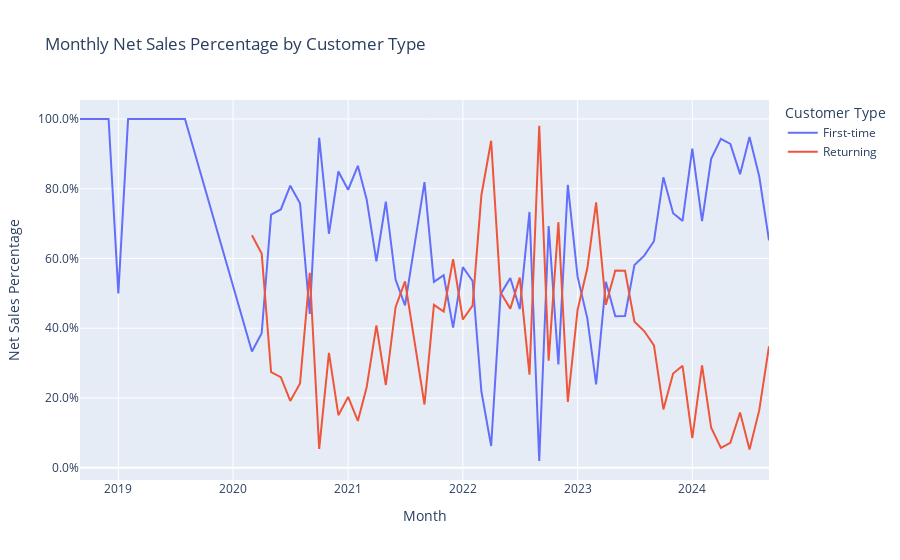

Here is the notebook cell this chart was saved with:
### Code cell
# Convert 'day' column to datetime if it's not already
dfs['day'] = pd.to_datetime(dfs['day'])

# Group the data by customer_type and month, then sum the net sales
monthly_net_sales_by_customer_type = dfs.groupby([dfs['day'].dt.to_period('M'), 'customer_type'])['net_sales'].sum().unstack()

# Calculate the percentage of total net sales
monthly_net_sales_percentage = monthly_net_sales_by_customer_type.div(monthly_net_sales_by_customer_type.sum(axis=1), axis=0) * 100

# Reset the index to make the month a column
monthly_net_sales_percentage = monthly_net_sales_percentage.reset_index()
monthly_net_sales_percentage['day'] = monthly_net_sales_percentage['day'].dt.to_timestamp()

# Create the plot using plotly express
fig = px.line(monthly_net_sales_percentage, x='day', y=['First-time', 'Returning'],
              title='Monthly Net Sales Percentage by Customer Type',
              labels={'day': 'Month', 'value': 'Net Sales Percentage', 'variable': 'Customer Type'},
              line_shape='linear')

# Customize the layout
fig.update_layout(
    xaxis_title='Month',
    yaxis_title='Net Sales Percentage',
    legend_title='Customer Type',
    hovermode='x unified',
    yaxis=dict(tickformat='.1f', ticksuffix='%')
)

# Show the plot
fig.show()

### Figure 1 — Plotly figure (JSON) as saved in the notebook; plotly's stock layout.template omitted (floating-point values rounded to 4 significant figures)
{"data": [{"hovertemplate": "Customer Type=First-time<br>Month=%{x}<br>Net Sales Percentage=%{y}<extra></extra>", "legendgroup": "First-time", "line": {"color": "#636efa", "dash": "solid", "shape": "linear"}, "marker": {"symbol": "circle"}, "mode": "lines", "name": "First-time", "orientation": "v", "showlegend": true, "type": "scatter", "x": ["2018-09-01T00:00:00", "2018-10-01T00:00:00", "2018-11-01T00:00:00", "2018-12-01T00:00:00", "2019-01-01T00:00:00", "2019-02-01T00:00:00", "2019-03-01T00:00:00", "2019-04-01T00:00:00", "2019-05-01T00:00:00", "2019-08-01T00:00:00", "2020-03-01T00:00:00", "2020-04-01T00:00:00", "2020-05-01T00:00:00", "2020-06-01T00:00:00", "2020-07-01T00:00:00", "2020-08-01T00:00:00", "2020-09-01T00:00:00", "2020-10-01T00:00:00", "2020-11-01T00:00:00", "2020-12-01T00:00:00", "2021-01-01T00:00:00", "2021-02-01T00:00:00", "2021-03-01T00:00:00", "2021-04-01T00:00:00", "2021-05-01T00:00:00", "2021-06-01T00:00:00", "2021-07-01T00:00:00", "2021-08-01T00:00:00", "2021-09-01T00:00:00", "2021-10-01T00:00:00", "2021-11-01T00:00:00", "2021-12-01T00:00:00", "2022-01-01T00:00:00", "2022-02-01T00:00:00", "2022-03-01T00:00:00", "2022-04-01T00:00:00", "2022-05-01T00:00:00", "2022-06-01T00:00:00", "2022-07-01T00:00:00", "2022-08-01T00:00:00", "2022-09-01T00:00:00", "2022-10-01T00:00:00", "2022-11-01T00:00:00", "2022-12-01T00:00:00", "2023-01-01T00:00:00", "2023-02-01T00:00:00", "2023-03-01T00:00:00", "2023-04-01T00:00:00", "2023-05-01T00:00:00", "2023-06-01T00:00:00", "2023-07-01T00:00:00", "2023-08-01T00:00:00", "2023-09-01T00:00:00", "2023-10-01T00:00:00", "2023-11-01T00:00:00", "2023-12-01T00:00:00", "2024-01-01T00:00:00", "2024-02-01T00:00:00", "2024-03-01T00:00:00", "2024-04-01T00:00:00", "2024-05-01T00:00:00", "2024-06-01T00:00:00", "2024-07-01T00:00:00", "2024-08-01T00:00:00", "2024-09-01T00:00:00"], "xaxis": "x", "y": [100, 100, 100, 100, 50, 100, 100, 100, 100, 100, 33.33, 38.57, 72.58, 74.06, 80.87, 75.82, 44.1, 94.62, 67.1, 84.94, 79.71, 86.58, 76.93, 59.21, 76.28, 53.96, 46.55, 63.67, 81.89, 53.3, 55.2, 40.18, 57.5, 53.53, 21.86, 6.23, 49.77, 54.38, 45.5, 73.34, 1.918, 69.3, 29.59, 81.13, 54.78, 42.83, 23.9, 53.3, 43.43, 43.5, 58.16, 60.82, 64.95, 83.28, 72.98, 70.78, 91.51, 70.69, 88.56, 94.33, 92.87, 84.19, 94.81, 83.5, 65.18], "yaxis": "y"}, {"hovertemplate": "Customer Type=Returning<br>Month=%{x}<br>Net Sales Percentage=%{y}<extra></extra>", "legendgroup": "Returning", "line": {"color": "#EF553B", "dash": "solid", "shape": "linear"}, "marker": {"symbol": "circle"}, "mode": "lines", "name": "Returning", "orientation": "v", "showlegend": true, "type": "scatter", "x": ["2018-09-01T00:00:00", "2018-10-01T00:00:00", "2018-11-01T00:00:00", "2018-12-01T00:00:00", "2019-01-01T00:00:00", "2019-02-01T00:00:00", "2019-03-01T00:00:00", "2019-04-01T00:00:00", "2019-05-01T00:00:00", "2019-08-01T00:00:00", "2020-03-01T00:00:00", "2020-04-01T00:00:00", "2020-05-01T00:00:00", "2020-06-01T00:00:00", "2020-07-01T00:00:00", "2020-08-01T00:00:00", "2020-09-01T00:00:00", "2020-10-01T00:00:00", "2020-11-01T00:00:00", "2020-12-01T00:00:00", "2021-01-01T00:00:00", "2021-02-01T00:00:00", "2021-03-01T00:00:00", "2021-04-01T00:00:00", "2021-05-01T00:00:00", "2021-06-01T00:00:00", "2021-07-01T00:00:00", "2021-08-01T00:00:00", "2021-09-01T00:00:00", "2021-10-01T00:00:00", "2021-11-01T00:00:00", "2021-12-01T00:00:00", "2022-01-01T00:00:00", "2022-02-01T00:00:00", "2022-03-01T00:00:00", "2022-04-01T00:00:00", "2022-05-01T00:00:00", "2022-06-01T00:00:00", "2022-07-01T00:00:00", "2022-08-01T00:00:00", "2022-09-01T00:00:00", "2022-10-01T00:00:00", "2022-11-01T00:00:00", "2022-12-01T00:00:00", "2023-01-01T00:00:00", "2023-02-01T00:00:00", "2023-03-01T00:00:00", "2023-04-01T00:00:00", "2023-05-01T00:00:00", "2023-06-01T00:00:00", "2023-07-01T00:00:00", "2023-08-01T00:00:00", "2023-09-01T00:00:00", "2023-10-01T00:00:00", "2023-11-01T00:00:00", "2023-12-01T00:00:00", "2024-01-01T00:00:00", "2024-02-01T00:00:00", "2024-03-01T00:00:00", "2024-04-01T00:00:00", "2024-05-01T00:00:00", "2024-06-01T00:00:00", "2024-07-01T00:00:00", "2024-08-01T00:00:00", "2024-09-01T00:00:00"], "xaxis": "x", "y": [null, null, null, null, 50, null, null, null, null, null, 66.67, 61.43, 27.42, 25.94, 19.13, 24.18, 55.9, 5.377, 32.9, 15.06, 20.29, 13.42, 23.07, 40.79, 23.72, 46.04, 53.45, 36.33, 18.11, 46.7, 44.8, 59.82, 42.5, 46.47, 78.14, 93.77, 50.23, 45.62, 54.5, 26.66, 98.08, 30.7, 70.41, 18.87, 45.22, 57.17, 76.1, 46.7, 56.57, 56.5, 41.84, 39.18, 35.05, 16.72, 27.02, 29.22, 8.493, 29.31, 11.44, 5.667, 7.134, 15.81, 5.187, 16.5, 34.82], "yaxis": "y"}], "layout": {"hovermode": "x unified", "legend": {"title": {"text": "Customer Type"}, "tracegroupgap": 0}, "title": {"text": "Monthly Net Sales Percentage by Customer Type"}, "xaxis": {"anchor": "y", "domain": [0, 1], "title": {"text": "Month"}}, "yaxis": {"anchor": "x", "domain": [0, 1], "tickformat": ".1f", "ticksuffix": "%", "title": {"text": "Net Sales Percentage"}}}}
